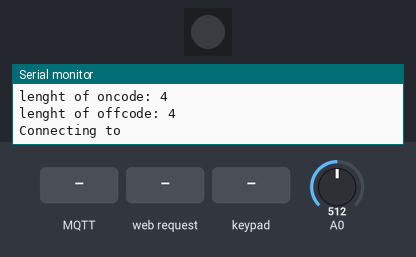
Bench run of a sketch on a simulated ESP8266 (NodeMCU). Parts: 1 RGB LEDs in strip order, left to right, the last lines printed to the serial monitor. The inputs (shaded band) are chosen by the test bench; at power-on: A0 = 512. Dim RGB values are drawn brighter than linear; WiFi joins after 1.5 s; servers stay silent unless stated; no MQTT or app messages arrive unless stated; not simulated (calls return 0 or success): credentials.h.

Above: at 0.1 s.
At 2.7 s:
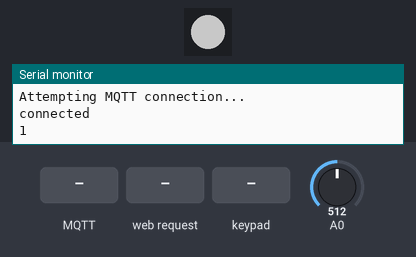
2.8 s: MQTT message "m" arrives on the first subscribed topic
At 3.8 s:
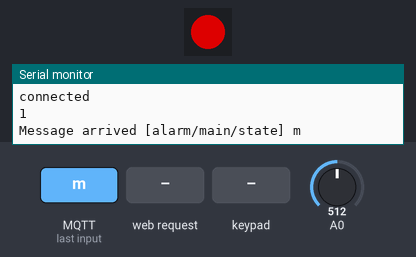
4.3 s: HTTP request GET / received
5.8 s: key 'A' pressed
7.3 s: keypad keys 1 2 3 4 # pressed 0.4 s apart
10.8 s: key 'B' pressed
12.3 s: keypad keys 1 2 3 4 * pressed 0.4 s apart
Timing chart, 0 to 15.3 s (numbered marks = the images above; inputs shaded):
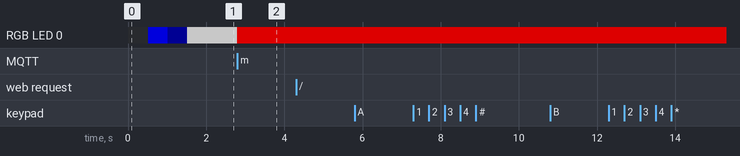

Measured:
- after the input at 2.8 s, RGB LED 0: RGB(100, 100, 100) → RGB(150, 0, 0) at once

The sketch:

alarmkeypad.ino
```cpp
/*
  Alarm keypad version 4
  Written by W. Hoogervorst, nov 2019
  Based on examples in Keypad.h library, such as Eventkeypad by Alexander Brevig
*/
#include <Adafruit_NeoPixel.h>
#include <Keypad.h>

#include <ESP8266WiFi.h>
#include <PubSubClient.h>
#include <ESP8266mDNS.h>
#include <ESP8266WebServer.h>
#include <ESP8266HTTPUpdateServer.h>
#include <credentials.h>  //definitions of mySSID, myPASSWORD, mqtt_server

long lastReconnectAttempt, lastBlink = 0;

// for HTTPupdate
const char* host = "Keypad1";
ESP8266WebServer httpServer(80);
ESP8266HTTPUpdateServer httpUpdater;
const char* software_version = "version 4";

/*credentials & definitions */
//MQTT
const char* mqtt_id = "Keypad1";
const char* ALARM_st_topic = "alarm/main/state";
const char* ALARM_com_topic = "alarm/main/set";

boolean alarm = false;

// NeoPixels
#define PIN            15 // neopixel attached to GPIO15
#define NUMPIXELS      1
Adafruit_NeoPixel pixels = Adafruit_NeoPixel(NUMPIXELS, PIN, NEO_GRB + NEO_KHZ800);

String tmp_str; // String for publishing the int's as a string to MQTT
char buf[5];

WiFiClient espClient;
PubSubClient client(espClient);

float voltage;

// keypad
const byte ROWS = 4; //four rows
const byte COLS = 4; //four columns
char keys[ROWS][COLS] = {
  {'1', '2', '3', 'A'},
  {'4', '5', '6', 'B'},
  {'7', '8', '9', 'C'},
  {'*', '0', '#', 'D'}
};
char oncode[] = {'1', '2', '3', '4'};   // this is the key sequence to enable the alarm
char offcode[] = {'4', '3', '2', '1'};  // this is the key sequence to disable the alarm
char inputcode[20];
char startkey = '*';  // the sequencing starts at this key
char endkey = '#';    // the sequencing ends at this key
int count;

byte rowPins[ROWS] = {5, 4, 0, 2}; //these GPIO pins connect to the row pinouts of the keypad
byte colPins[COLS] = {16, 14, 12, 13}; //these GPIO pins connect to the column pinouts of the keypad

boolean verification = false, input = false;

Keypad keypad = Keypad(makeKeymap(keys), rowPins, colPins, ROWS, COLS);

void setup() {
  Serial.begin(115200);
  Serial.println("\n\nProgram started\n");
  Serial.printf("lenght of oncode: %d\n", sizeof(oncode));
  Serial.printf("lenght of offcode: %d\n", sizeof(offcode));
  pixels.begin(); // This initializes the NeoPixel library.


  // 3.6 - 4.2 is 0 % - 100 %
  // A0 can read 0 - 1V as 0 - 1023, battery voltage is max 4.2V, so use a voltage divider.
  // using voltage divider of 20K and 68K, a voltage 1V at the analog pin refers to 4.4, so 4.4 V at the input of the voltage divider results in a reading of 1023
  for (int i = 0; i < 10; i++) //take 10 measurements
    voltage += map(analogRead(A0), 0, 1023, 0, 440); // analog value 0 - 1023 and map to 440 (4.4V * 100)
  voltage = voltage / (float)1000;      // divide by 100 for converting to value to a float with 2 digits, divide by 10 for averaging measurements
  setup_wifi();
  // MQTT
  client.setServer(mqtt_server, 1883);
  client.setCallback(callback);
  if (!client.connected())
    reconnect();
  tmp_str = String(voltage); //converting temperature to a string
  tmp_str.toCharArray(buf, tmp_str.length() + 1);
  client.publish("keypad/voltage", buf);

  if (voltage < 3.3) // voltage to low
  {
    boolean blinker = false;
    pixels.setPixelColor(0, pixels.Color(150, 0, 0)); //red
    client.publish("keypad/voltage", "voltage to low");
  }
  else
    client.publish("keypad/voltage", "voltage ok");
  // for HTTPudate
  MDNS.begin(host);
  httpUpdater.setup(&httpServer);
  httpServer.begin();
  MDNS.addService("http", "tcp", 80);
  httpServer.on("/", handleRoot);
}

void loop()
{
  if (client.connected())
  {
    // Client connected
    client.loop();
    httpServer.handleClient();    // for HTTPupdate
    char key = keypad.getKey();
    if (key) Serial.println(managekey(key));
    if (verification) verificate_input();
  }
  else
    // Client is not connected
  {
    long now = millis();
    long now2 = millis();

    if (now2 - lastBlink > 500) {          // blink the LED while not connected to MQTT
      digitalWrite(LED_BUILTIN, !digitalRead(LED_BUILTIN));
      Serial.println("blink loop");
      lastBlink = now2;
    }

    if (now - lastReconnectAttempt > 10000) {
      lastReconnectAttempt = now;
      // Attempt to reconnect
      if (reconnect()) {
        lastReconnectAttempt = 0;
      }
    }
  }
}


String managekey(char key)
{
  String started = "started code input";
  String ended = "ended code input";
  String digit = "";
  Serial.println(key);
  if (key == startkey && !input)
  {
    //Serial.println("started code input");
    input = true;
    verification = false;
    count = 0;
    return started;
  }

  if (key == endkey)
  {
    //Serial.println("ended code input");
    input = false;
    verification = true;
    return ended;
  }
  if (input && key != startkey)
  {
    inputcode[count] = key;
    //Serial.printf("digit: %d is entered: %c\n", count + 1, key);
    //Serial.printf("count: %d\n", count);
    digit += "digit: ";
    digit += count + 1;
    digit += " is entered: ";
    digit += key;
    count++;
  }
  return digit;
}


void verificate_input()
{
  if (count < 4)
  {
    Serial.println("too little digits");
    verification = false;
  }
  else if (count == 4)
  {
    Serial.println("right number off digits");
    verification = true;
  }
  else
  {
    Serial.println("too many digits");
    verification = false;
  }

  if (verification)
  {
    Serial.printf("count = %d\n", count);
    count = 0;
    verification = false;
    int okcount = 0;
    Serial.println("check oncode");
    for (int i = 0; i < 4; i++)
    {
      if (inputcode[i] == oncode[i])
      {
        Serial.printf("digit: %d OK\n", i + 1);
        okcount++;
      }
      else
        Serial.printf("digit: %d is not OK\n", i + 1);
    }
    Serial.printf("%d digits are OK\n", okcount);
    if (okcount == 4)
    {
      Serial.println("code is oncode");
      client.publish(ALARM_com_topic, "ON");
    }
    else
    {
      okcount = 0;
      Serial.println("check offcode");
      for (int i = 0; i < 4; i++)
      {
        if (inputcode[i] == offcode[i])
        {
          Serial.printf("digit: %d OK\n", i + 1);
          okcount++;
        }
        else
          Serial.printf("digit: %d is not OK\n", i + 1);
      }
      Serial.printf("%d digits are OK\n", okcount);
      if (okcount == 4)
      {
        Serial.println("code is offcode");
        client.publish(ALARM_com_topic, "OFF");
      }
      else
      {
        Serial.println("code is not a known code");
      }
    }
  }
}

void setup_wifi() {
  delay(10);
  // We start by connecting to a WiFi network
  Serial.println();
  Serial.print("Connecting to ");
  Serial.println(mySSID);
  pixels.setPixelColor(0, pixels.Color(0, 0, 150));
  WiFi.begin(mySSID, myPASSWORD);
  boolean blinker = false;
  while (WiFi.status() != WL_CONNECTED) {
    delay(500);
    if (blinker)
      pixels.setBrightness(32);
    else
      pixels.setBrightness(255);
    pixels.show();
    blinker = !blinker;
    Serial.print(".");
  }
  pixels.setBrightness(255);
  pixels.setPixelColor(0, pixels.Color(100, 100, 100));
  pixels.show();
  Serial.println("");
  Serial.println("WiFi connected");
  Serial.println("IP address: ");
  Serial.println(WiFi.localIP());
}

boolean reconnect()
{
  if (WiFi.status() != WL_CONNECTED) {    // check if WiFi connection is present
    setup_wifi();
  }
  Serial.println("Attempting MQTT connection...");
  if (client.connect(mqtt_id)) {
    Serial.println("connected");
    // ... and resubscribe
    client.subscribe(ALARM_st_topic);
  }
  Serial.println(client.connected());
  return client.connected();
}

void handleRoot() {
  Serial.println("Connected to client");
  httpServer.send(200, "text/html", SendHTML());
}

String SendHTML() {
  String ptr = "<!DOCTYPE html> <html>\n";
  ptr += "<head><meta name=\"viewport\" content=\"width=device-width, initial-scale=1.0, user-scalable=no\">\n";
  ptr += "<title>";
  ptr += mqtt_id;
  ptr += "</title>\n";
  ptr += "<style>html { font-family: Helvetica; display: inline-block; margin: 0px auto; text-align: center;}\n";
  ptr += "body{margin-top: 50px;} h1 {color: #444444;margin: 25px auto 30px;} h3 {color: #444444;margin-bottom: 30px;}\n";
  ptr += "p {font-size: 18px;color: #383535;margin-bottom: 15px;}\n";
  ptr += "</style>\n";
  ptr += "</head>\n";
  ptr += "<body>\n";
  ptr += "<h1>Keypad alarm Webpage</h1>\n";
  ptr += "<h3>Alarm status</h3>\n";
  ptr += "<p>WimIOT\nDevice: ";
  ptr += mqtt_id;
  ptr += "<br>Software version: ";
  ptr += software_version;
  ptr += "<p>Voltage: ";
  ptr += voltage;
  ptr += "<br>Alarm: ";
  if (alarm)
    ptr += "ON";
  else
    ptr += "OFF";
  ptr += "<br><br></p>";
  ptr += "<p>Click for update page</p><a class=\"button button-update\" href=\"/update\">Update</a>\n";
  ptr += "</body>\n";
  ptr += "</html>\n";
  return ptr;
}

void callback(char* topic, byte * payload, unsigned int length) {
  Serial.print("Message arrived [");
  Serial.print(topic);
  Serial.print("] ");
  for (int i = 0; i < length; i++) {
    Serial.print((char)payload[i]);
  }
  Serial.println();

  if ((char)topic[6] == 'm')          // check for the 'm' in alarm/main/state
  {
    if ((char)payload[1] == 'N')      // ON
    {
      alarm = true;
      pixels.setPixelColor(0, pixels.Color(150, 0, 0));
    }
    else if ((char)payload[1] == 'F') // OFF
    {
      alarm = false;
      pixels.setPixelColor(0, pixels.Color(0, 150, 0));
    }
    pixels.show();
  }
}
```
